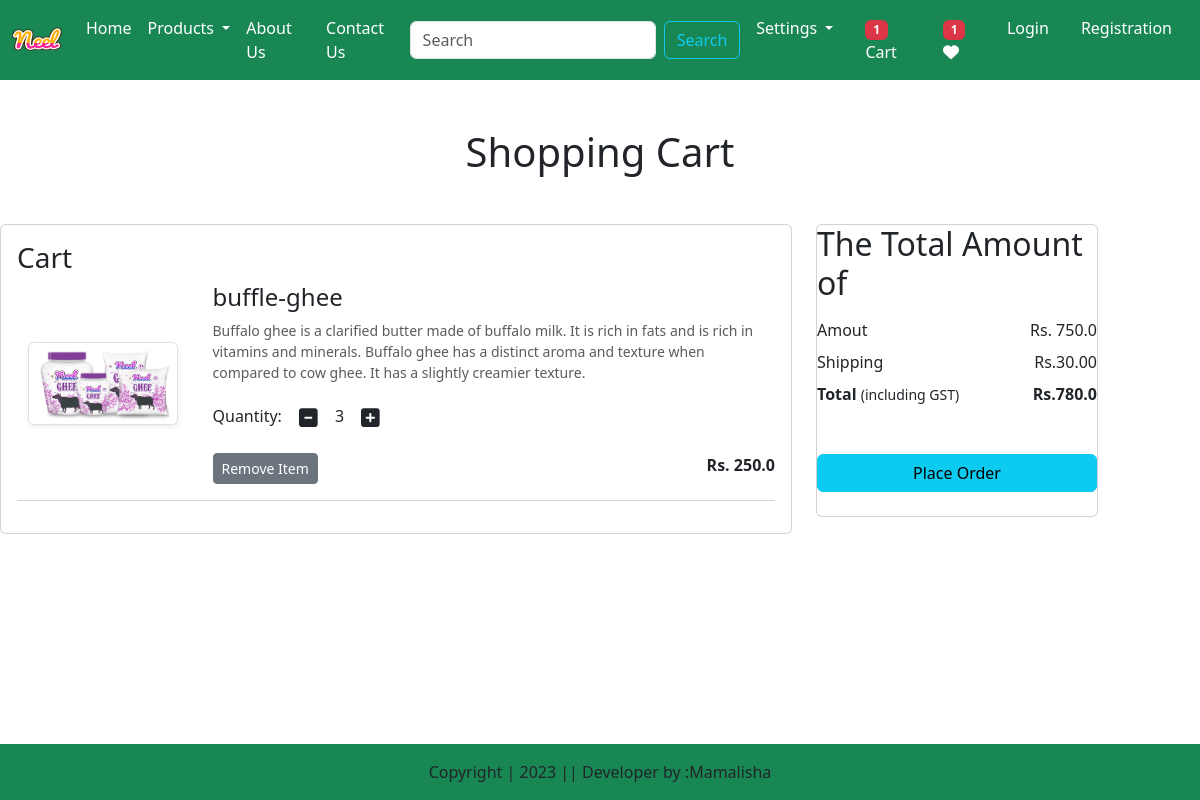
Page /showcart/ (signed in) on the committed database.
### testapp/models.py (models this page shows, shortened)
class Cart(models.Model):
    user = models.ForeignKey(User,on_delete = models.CASCADE)
    product = models.ForeignKey(Product,on_delete  = models.CASCADE)
    quantity = models.PositiveIntegerField(default = 1)

class Product(models.Model):
    title = models.CharField(max_length=50)
    selling_price = models.FloatField()
    discounted_price = models.FloatField()
    description = models.TextField()
    category = models.CharField(choices=CATEGORY_CHOICES,max_length=3)
    product_image = models.ImageField(upload_to='images')

### testapp/views.py (the view)
# urls.py: path('showcart/', views.show_cart, name = 'showcart'),
def show_cart(request):
    user = request.user
    cart = Cart.objects.filter(user=user)
    amount =0
    for p in cart:
        value = p.quantity * p.product.discounted_price
        amount = amount + value
    totalamount = amount + 30
    totalitem = 0
    wishitem = 0
    if request.user.is_authenticated:
        totalitem=len(Cart.objects.filter(user=request.user))
        wishitem=len(Wishlist.objects.filter(user=request.user))
    return render(request , 'testapp/addtocart.html',locals())

### templates/testapp/addtocart.html (shortened to what this page needs)
<!DOCTYPE html>
{% extends "testapp/base.html" %}
{% load static %}
{% block main-content %}
<div class='contaier my-5'>
    <div class="row">
        {% if cart %}
        <h1 class='text-center mb-5'>Shopping Cart</h1>
        <div class="col-sm-8">
            <div class="card">
                <div class="card-body">
                    <h3> Cart </h3>
                    {% for item in cart %}
                    <div class="row">
                        <div class="col-sm-3 text-center align-self-center"><img src="{{item.product.product_image.url}}" alt="" scrset='' class='img-fluid img-thumbnail shadow-sm ' height='150' width='150'></div>
                        <div class="col-sm-9">
                            <div>
                                <h4>{{item.product.title}}</h4>
                                <p class='mb-2 text-muted small'>{{item.product.description}}</p>
                                <div class="my-3">
                                    <label for="quantity">Quantity:</label>
                                    <a class='minus-cart btn' pid={{item.product.id}}><i class='fas fa-minus-square fa-lg'></i></a>
                                    <span id='quantity'>{{item.quantity}}</span>
                                    <a class='plus-cart btn' pid={{item.product.id}}><i class='fas fa-plus-square fa-lg'></i></a>
                                </div>
                                <div class="d-flex justify-content-between">
                                    <a href="#" class="remove-cart btn btn-sm btn-secondary mr-3" pid={{item.product.id}}>Remove Item</a>
                                    <p class="mb-0"><span><strong>Rs. {{item.product.discounted_price}}</strong></span></p>
                                </div>
                            </div>
                        </div>
                    </div>
                    <hr class='text-muted'>
                    {% endfor %}
                </div>
            </div>
        </div>
        <div class="col-sm-3">
            <div class="card">
                <div class="cord-body">
                    <h2>The Total Amount of</h2>
                    <ul class="list-group">
                        <li class="list-group-item d-flex justify-content-between align-items-center border-0 px-0 pb-0"> Amout <span id='amount'>Rs. {{amount}}</span></li>
                        <li class="list-group-item d-flex justify-content-between align-items-center border-0 px-0 pb-0"> Shipping <span>Rs.30.00 </span></li>
                        <li class="list-group-item d-flex justify-content-between align-items-center border-0 px-0 pb-0">
                            <div>
                                <strong>Total</strong> <small>(including GST)</small>
                            </div>
                                <span id='totalamount'><strong>Rs.{{totalamount}}</strong></span>
                        </li>
                    </ul><br><br>
                    <div class="d-grid"> <a href="/checkout" class="btn btn-info" > Place Order</a></div>
                    <br>
                </div>
            </div>
        </div>
        {% else %}
        <h1 class="text-center mb-5"> Cart is Empty</h1>
        {% endif %}
    </div>
</div>
{% endblock main-content %}

### rows in the picture
Cart: product.product_image (picture), product "buffle-ghee", product.description "Buffalo ghee is a clarified butter made of buffalo milk. It is rich in fats and is rich in vitamins and minerals. Buffalo ghee has a distinct aroma and texture when compared to cow ghee. It has a slightly creamier texture.", quantity "3", product.discounted_price "250.0"

### other values in the picture
{{ totalitem }} "1"
{{ wishitem }} "1"
{{ amount }} "750.0"
{{ totalamount }} "780.0"
